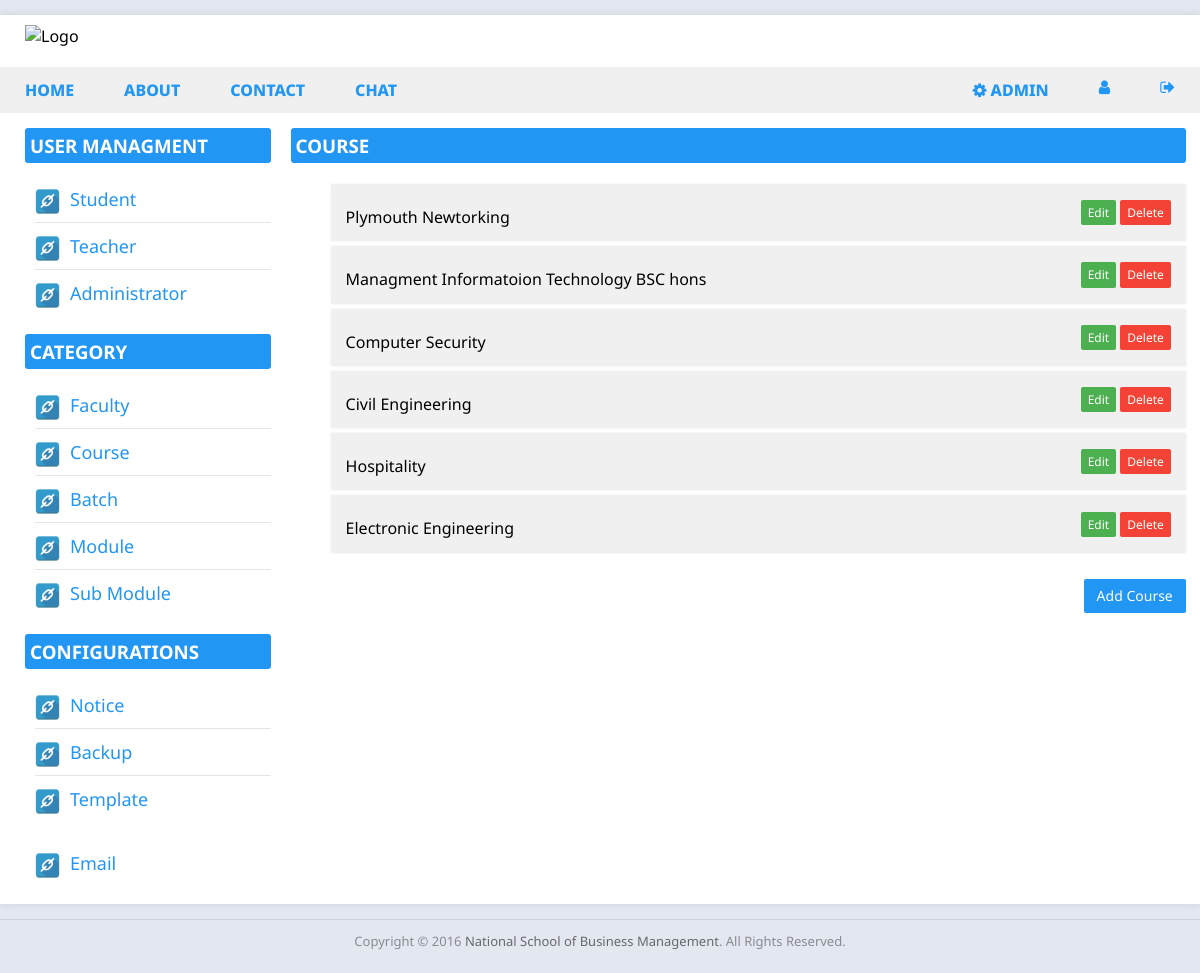
The app's page /dashboard.php?course=view (signed in), older data.
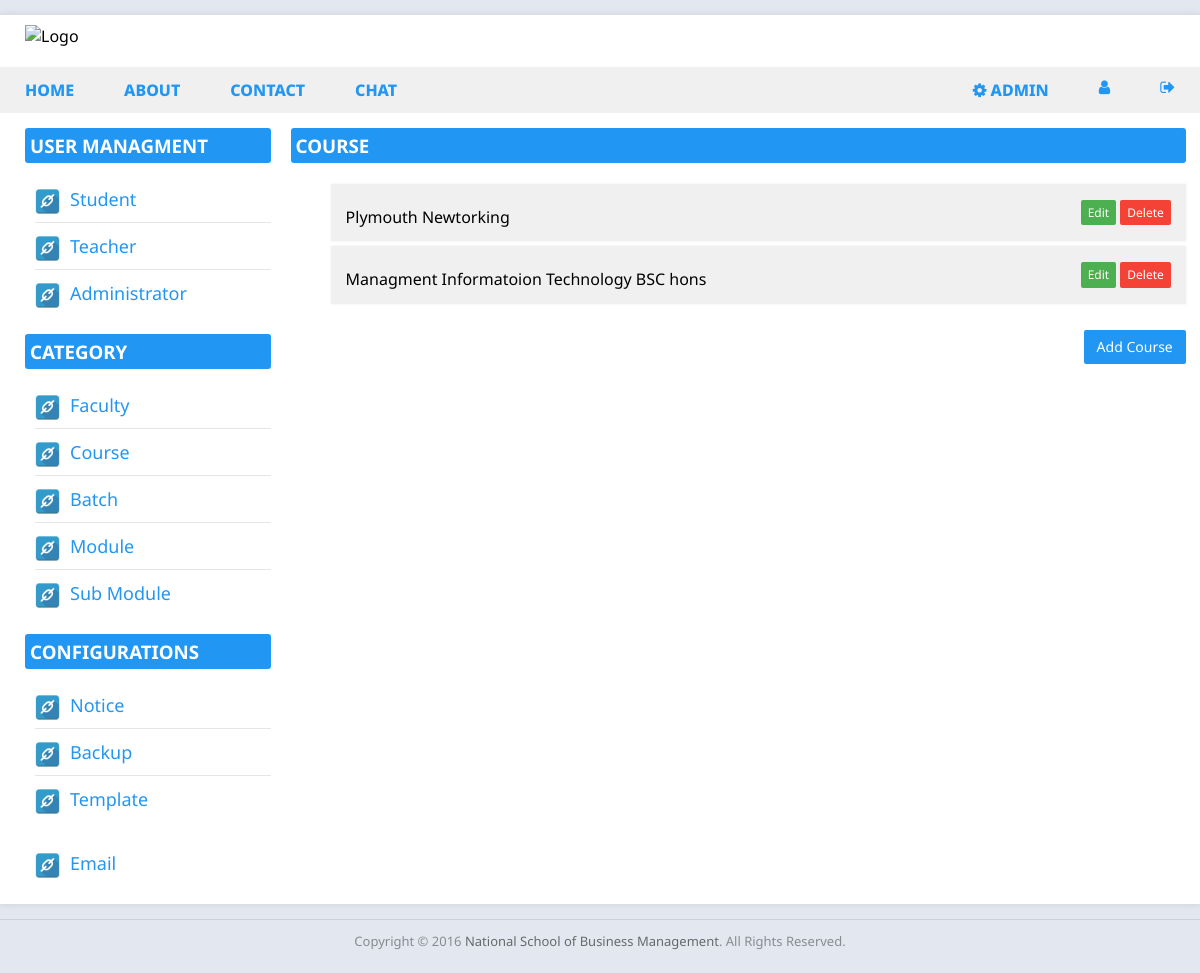
The same page, newer data.
### tables this page shows
CREATE TABLE `course` (
  `id` int(11) NOT NULL,
  `faculty_id` int(11) NOT NULL,
  `name` varchar(250) NOT NULL,
  `date` datetime NOT NULL DEFAULT CURRENT_TIMESTAMP
);

### classes/DB.php (called while the page is built, shortened)
<?php
class DB
{
  private static $_instance = null;
  private $_pdo,
          $_query,
          $_error = false,
          $_results,
          $_resultslimit,
          $_count = 0;
  function __construct()
  {
    try {
      $this->_pdo = new PDO('mysql:host=' . Config::get('mysql/host') . ';dbname=' . Config::get('mysql/db'), Config::get('mysql/username'), Config::get('mysql/password'));
    } catch (PDOException $e) {
      die($e->getMessage());
    }
  }
  public static function getInstance() {
    if (!isset(self::$_instance)) {
      self::$_instance = new self();
    }
    return self::$_instance;
  }
  public function query($sql, $params = array()) {
    $this->_error = false;
    if ($this->_query = $this->_pdo->prepare($sql)) {
      $i = 1;
      if (count($params)) {
        foreach ($params as $param) {
          $this->_query->bindValue($i, $param);
          $i++;
        }
      }
      if($this->_query->execute()) {
          $this->_results = $this->_query->fetchAll(PDO::FETCH_OBJ);
          $this->_count = $this->_query->rowCount();
      }else {
        $this->_error = true;
      }
    }
    return $this;
  }
  private function action($action, $table, $where = array()) {
    if (count($where) === 3) {
      $operators = array('=', '>', '<', '>=', '<=', 'like', 'in');
      $field  = $where[0];
      $operator = $where[1];
      $value = $where[2];
      if (in_array($operator, $operators)) {
        $sql = "{$action} FROM {$table} WHERE {$field} {$operator} ?";
        if (!$this->query($sql, array($value))->error()) {
          return $this;
        }
      }
    }
    return false;
  }
  public function get($table, $where=array()) {
    return $this->action('SELECT *', $table, $where);
  }
  public function error() {
    return $this->_error;
  }
  public function count() {
    return $this->_count;
  }
  public function results() {
    return $this->_results;
  }
}

### classes/Config.php (called while the page is built)
<?php
class Config {
  public static function get($path = null) {
    if ($path) {
      $config = $GLOBALS['config'];
      $path = explode('/', $path);
      foreach ($path as $value) {
        if(isset($config[$value])){
          $config = $config[$value];
        }
      }
      return $config;
    }
  }
}

### classes/Controller.php (the view, shortened to what this page needs)
<?php
class Controller {
	protected $db, $user, $validate;
	public function __construct() {
		$this->db = DB::getInstance();
	}
	public function courseView() {
		$result = '';
		$data = $this->db->query("SELECT * FROM course")->results();
		$result .= '<div class="student">
			<h3 class="group-title blue-b">Course</h3>';
		if ($this->db->count()) {
			$result .= '
				<div class="column column-12 main margin dashboard-list">
					<ul>';
			foreach ($data as $d) {
				$result .= '<li><p class="list-text">'. $d->name .'<p class="action"><a class="btn btn-sm btn-green" href="dashboard.php?course=edit&id='. $d->id .'">Edit</a> <a class="btn btn-sm btn-red" href="dashboard.php?course=delete&id='. $d->id .'">Delete</a></p></li>';
			}
			$result .= '
					</ul>
				</div>
				</div>
				<div class="dash-option">
					<a href="dashboard.php?course=add" class="btn btn-md btn-blue">Add Course</a>
				</div>
			</div>';
		}
		$result .= '</div>';
		return $result;
	}
}

Row changes from the older to the newer data that the page shows:
removed course: name "Computer Security"
removed course: name "Civil Engineering"
removed course: name "Hospitality"
removed course: name "Electronic Engineering"
